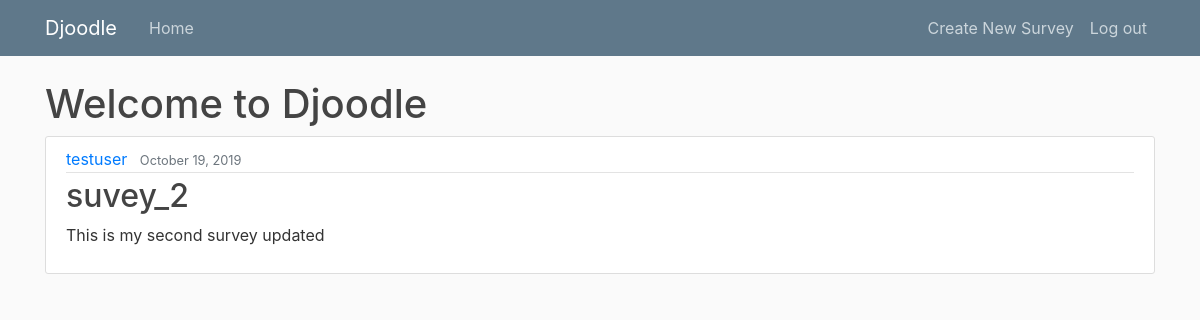
The page /survey/list/ (signed in) on the database its author committed.
### survey/models.py (models this page shows, shortened)
class Survey(models.Model):
    title = models.CharField(max_length=30)
    description = models.CharField(max_length=300)
    date_created = models.DateTimeField(default=timezone.now)
    author = models.ForeignKey(User, on_delete=models.CASCADE)

### survey/views.py (the view)
# urls.py: path('survey/list/', SurveyListView.as_view(), name='survey-list'),
class SurveyListView(ListView):
    model = Survey
    template_name = 'survey/home.html'
    context_object_name = 'surveys'
    ordering = ['-date_created']
    def get_queryset(self):
        return Survey.objects.filter(author=self.request.user)

### survey/templates/survey/home.html
{% extends "survey/layout.html" %}
{% block body %}
	<h1>Welcome to Djoodle</h1>
	{% for survey in surveys %}
		<article class="media content-section">
          <div class="media-body">
            <div class="article-metadata">
              <a class="mr-2" href="#">{{ survey.author }}</a>
              <small class="text-muted">{{ survey.date_created|date:"F d, Y" }}</small>
            </div>
			<h2><a class="article-title" href="{% url 'survey-detail' survey.id %}">{{ survey.title }}</a></h2>
            <p class="article-content">{{ survey.description }}</p>
          </div>
        </article>
	{% endfor %}
{% endblock  %}

### survey/static/survey/main.css (style rules this page uses)
body { background: #fafafa; color: #333333; margin-top: 5rem; }
h1, h2, h3, h4, h5, h6 { color: #444444; }
.content-section { background: #ffffff; padding: 10px 20px; border: 1px solid #dddddd; border-radius: 3px; margin-bottom: 20px; }
.article-title { color: #444444; }
.article-content { white-space: pre-line; }
.article-metadata { padding-bottom: 1px; margin-bottom: 4px; border-bottom: 1px solid #e3e3e3 }

### rows shown on the page
Survey: author "testuser", date_created "October 19, 2019", title "suvey_2", description "This is my second survey updated"
